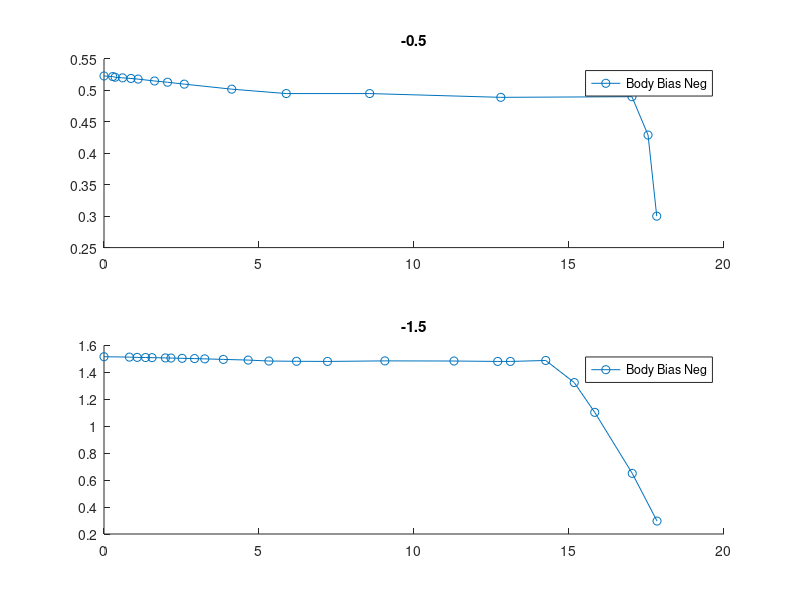

MATLAB code to generate this figure: (Note: this script raises an error after producing the figure.)
%Body Bias pos and neg
%First column represents the current the second one the voltage
%plots Voltage vs Current
%mA V


BodyBias_0V5 = [
    
    0, 0.49;
    1.6, 0.49;
    2.5, 0.49;
    4.5, 0.49;
    12, 0.48
    12.8, 0.48;
    13.6, 0.37;
    14.3, 0.22;
    14.9, 0.11;
]

BodyBias_1V5 = [
   0, 1.495;
   1.2, 1.490;
   2.4, 1.489;
   4.2, 1.486;
   8.1, 1.310;
   9.7, 1.049;
   14.9, 0.121;
   
   
]

BodyBias_2V5 = [

]
BodyBiasNeg_0V5 = [
    0, 0.523;
    0.28, 0.522;
    0.36, 0.521;
    0.60, 0.520;
    0.87, 0.519;
    1.10,0.518;
    1.63,0.515;
    2.05,0.513;
    2.59,0.510;
    4.12,0.502;
    5.88,0.495;
    8.57,0.495;
    12.8,0.489;
    17.03,0.49;
    17.55,0.429;
    17.83,0.300;

]

BodyBiasNeg_1V5 = [
    0.0,1.516;
    0.82,1.513;
    01.07,1.511;
    1.34,1.510;
    1.55,1.509;
    1.98,1.507;
    2.16,1.506;
    2.52,1.504;
    2.92,1.502;
    3.25,1.5;
    3.85,1.496;
    4.65,1.491;
    5.32,1.484;
    6.21,1.482;
    7.21,1.481;
    9.06,1.485;
    11.29,1.484;
    12.7,1.481;
    13.11,1.481;
    14.25,1.488;
    15.17,1.324;
    15.83,1.103;
    17.04,0.650;
    17.84,0.296;
]

BodyBiasNeg_2V5 = [
    0.0,2.50;
    1.36,2.49;
    1.55,2.48;
    1.76,2.47;
    2.01,2.45;
    2.44,2.43;
    2.98,2.40;
    3.78,2.36;
    4.41,2.33;
    6.02,2.24;
    6.92,2.20;
    7.89,2.15;
    8.43,2.12;
    9.1,2.09;
    10.08,2.04;
    11.09,1.98;
    12.44,1.89;
    13.19,1.82;
    14.14,1.62;
    15.10,1.33;
    16.34,0.91;
    17.11,0.61;
    17.84,0.30;
]

figure
    subplot(1,1,1);
    hold on
    title('0.5')
    plot(BodyBias_0V5(:,1),BodyBias_0V5(:,2),"-o")
    legend('Body Bias');
    
    subplot(2,1,1);
    hold on
    title('-0.5')
    plot(BodyBiasNeg_0V5(:,1),BodyBiasNeg_0V5(:,2),"-o")
    legend('Body Bias Neg');
    
    subplot(2,1,2);
    hold on
    title('-1.5')
    plot(BodyBiasNeg_1V5(:,1),BodyBiasNeg_1V5(:,2),"-o")
    legend('Body Bias Neg');
    
    subplot(2,1,3);
    hold on
    title('-2.5')
    plot(BodyBiasNeg_2V5(:,1),BodyBiasNeg_2V5(:,2),"-o")
    legend('Body Bias Neg');